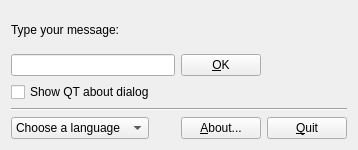
<?xml version="1.0" encoding="UTF-8"?>
<ui version="4.0">
 <class>FormUI</class>
 <widget class="QWidget" name="FormUI">
  <property name="geometry">
   <rect>
    <x>0</x>
    <y>0</y>
    <width>358</width>
    <height>150</height>
   </rect>
  </property>
  <property name="windowTitle">
   <string notr="true"/>
  </property>
  <layout class="QGridLayout" name="gridLayout">
   <item row="5" column="5">
    <widget class="QPushButton" name="btn_quit">
     <property name="toolTip">
      <string notr="true"/>
     </property>
     <property name="text">
      <string>&amp;Quit</string>
     </property>
     <property name="icon">
      <iconset resource="all.qrc">
       <normaloff>:/icons/quit</normaloff>:/icons/quit</iconset>
     </property>
    </widget>
   </item>
   <item row="0" column="1" colspan="3">
    <widget class="QLabel" name="label">
     <property name="text">
      <string>Type your message:</string>
     </property>
    </widget>
   </item>
   <item row="5" column="1">
    <widget class="QComboBox" name="comboBox1">
     <property name="currentIndex">
      <number>0</number>
     </property>
     <item>
      <property name="text">
       <string>Choose a language</string>
      </property>
     </item>
     <item>
      <property name="text">
       <string>Spanish</string>
      </property>
     </item>
     <item>
      <property name="text">
       <string>French</string>
      </property>
     </item>
     <item>
      <property name="text">
       <string>Italian</string>
      </property>
     </item>
     <item>
      <property name="text">
       <string>Portuguese</string>
      </property>
     </item>
     <item>
      <property name="text">
       <string>English</string>
      </property>
     </item>
    </widget>
   </item>
   <item row="0" column="5" rowspan="3">
    <widget class="QLabel" name="os_image">
     <property name="toolTip">
      <string>Your platform icon</string>
     </property>
     <property name="text">
      <string notr="true"/>
     </property>
    </widget>
   </item>
   <item row="3" column="1" colspan="5">
    <widget class="Line" name="line">
     <property name="orientation">
      <enum>Qt::Horizontal</enum>
     </property>
    </widget>
   </item>
   <item row="5" column="2" colspan="2">
    <spacer name="horizontalSpacer_2">
     <property name="orientation">
      <enum>Qt::Horizontal</enum>
     </property>
     <property name="sizeHint" stdset="0">
      <size>
       <width>40</width>
       <height>20</height>
      </size>
     </property>
    </spacer>
   </item>
   <item row="5" column="4">
    <widget class="QPushButton" name="btn_about">
     <property name="toolTip">
      <string notr="true"/>
     </property>
     <property name="text">
      <string>&amp;About...</string>
     </property>
     <property name="icon">
      <iconset resource="all.qrc">
       <normaloff>:/icons/home</normaloff>:/icons/home</iconset>
     </property>
    </widget>
   </item>
   <item row="2" column="1" colspan="4">
    <widget class="QCheckBox" name="checkBox">
     <property name="text">
      <string>Show QT about dialog</string>
     </property>
    </widget>
   </item>
   <item row="1" column="4">
    <widget class="QPushButton" name="btn_ok">
     <property name="toolTip">
      <string notr="true"/>
     </property>
     <property name="text">
      <string>&amp;OK</string>
     </property>
     <property name="icon">
      <iconset resource="all.qrc">
       <normaloff>:/icons/ok</normaloff>:/icons/ok</iconset>
     </property>
    </widget>
   </item>
   <item row="1" column="1" colspan="3">
    <widget class="QLineEdit" name="lineEdit_name">
     <property name="text">
      <string notr="true"/>
     </property>
    </widget>
   </item>
  </layout>
 </widget>
 <resources>
  <include location="all.qrc"/>
 </resources>
 <connections/>
</ui>
